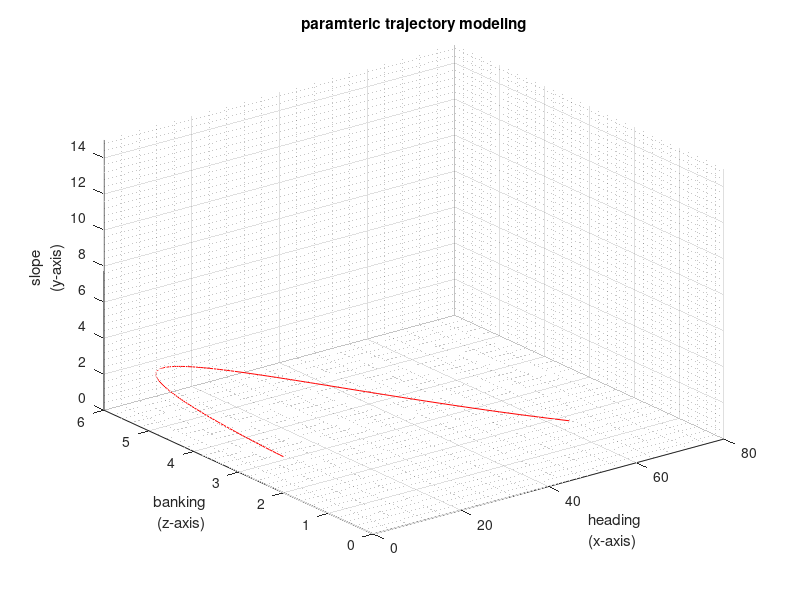

MATLAB code to generate this figure:
%function [X, Y, Z] = Terrain()
%%  Terrain Modeling without toolbox -- Parametric road Modeling 

fx = @(t) 2*pi.*t.^2; % heading 
fy = @(t) 0.4*sin(t)+1 + cos(t); % slope 
fz = @(t) 4*sin(t)+2; % banking


T = [0:0.02:3.4]; % same number of steps as for simulation time 

X = fx(T);
Y = fy(T);
Z = fz(T);


% - for debug and visualization purposes 
paramsX = [min(X), max(X)];
paramsY = [min(Y), max(Y)];
paramsZ = [min(Z), max(Z)];



figure(1)
%plot3(X,Z,Y, "ko")

%hold on
plot3(X,Z,Y, "r")
grid on
grid minor
zlim([0 15])
xlabel({'heading','(x-axis)'})
ylabel({'banking','(z-axis)'})
zlabel({'slope','(y-axis)'})
title('paramteric trajectory modeling')

%end 





